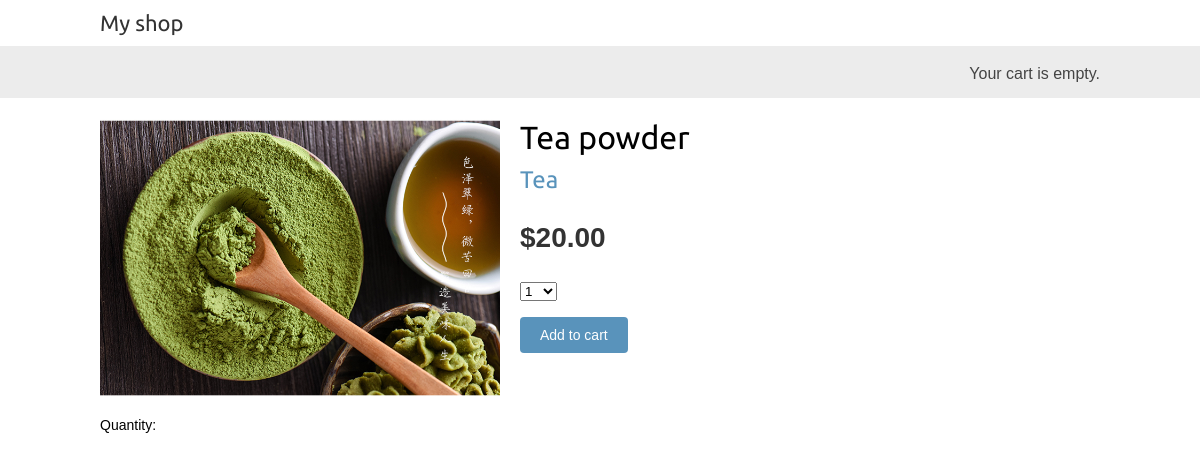
/3/tea-powder/, run on the app's committed database.
### shop/models.py (models this page shows, shortened)
class Product(models.Model):
    category = models.ForeignKey(Category, related_name='products')
    name = models.CharField(max_length=200, db_index=True)
    slug = models.SlugField(max_length=200, db_index=True)
    image = models.ImageField(upload_to='products/%Y/%m/%d', blank=True)
    description = models.TextField(blank=True)
    price = models.DecimalField(max_digits=10, decimal_places=2)
    stock = models.PositiveIntegerField()
    available = models.BooleanField(default=True)
    created = models.DateTimeField(auto_now_add=True)
    updated = models.DateTimeField(auto_now=True)
    class Meta:
        ordering = ('-created',)
        index_together = (('id', 'slug'),)

class Category(models.Model):
    name = models.CharField(max_length=200, db_index=True)
    slug = models.SlugField(max_length=200, db_index=True, unique=True)
    class Meta:
        ordering = ('name',)
        verbose_name = 'category'
        verbose_name_plural = 'categories'
    def __str__(self):
        return self.name
    def get_absolute_url(self):
        return reverse('shop:product_list_by_category', args=[self.slug])

### shop/views.py (the view)
# urls.py: url(r'^(?P<id>\d+)/(?P<slug>[-\w]+)/$', views.product_detail, name='product_detail'),
def product_detail(request, id, slug):
    product = get_object_or_404(Product, id=id, slug=slug, available=True)
    cart_product_form = CartAddProductForm()
    return render(request,
                  'shop/product/detail.html',
                  {'product': product,
                   'cart_product_form': cart_product_form})

### cart/forms.py
class CartAddProductForm(forms.Form):
    quantity = forms.TypedChoiceField(choices=PRODUCT_QUANTITY_CHOICES,
                                      coerce=int)
    update = forms.BooleanField(required=False,
                                initial=False,
                                widget=forms.HiddenInput)

### cart/cart.py (called while the page is built)
    def __len__(self):
        return sum(item['quantity'] for item in self.cart.values())

### cart/context_processors.py (called while the page is built)
def cart(request):
    return {'cart': Cart(request) }

### shop/templates/shop/product/detail.html (shortened to what this page needs)
{% extends "shop/base.html" %}
{% load static %}
{% block content %}
    {% load thumbnail %}
    <div class="product-detail">
        {% thumbnail product.image "400" as im %}
            <img src="{% if product.image %}{{ im.url }}{%else %}{% static "img/no_image.png" %}{% endif %}">
        {% endthumbnail %}
        <h1>{{ product.name }}</h1>
        <h2><a href="{{ product.category.get_absolute_url }}">{{ product.category }}</a></h2>
        <p class="price">${{ product.price }}</p>
        <form action="{% url "cart:cart_add" product.id %}" method="post">
        {{ cart_product_form.as_p }}
        <input type="submit" value="Add to cart">
        </form>
    </div>
{% endblock %}

### shop/static/css/base.css (style rules this page uses)
body { margin:0; padding:0; font-family:helvetica, sans-serif; }
h1, h2, h3, h4, h5 , h6 { font-family: 'Ubuntu', sans-serif; font-weight:normal; }
a { text-decoration:none; color:#5993bb; }
a.button, input[type="submit"] { color:#fff; background:#5993bb; border-radius:4px; padding:10px 20px; font-size:14px; border:0; }
form p label, form p input { float:left; clear:both; }
form p label { font-size:14px; padding-bottom:4px; }
.product-detail { text-align:justify; }
.product-detail .price { color:#333; font-size:28px; font-weight:bold; }
.product-detail img { width:40%; float:left; padding:0 20px 20px 0; }
.product-detail h1 { margin-bottom:0; }
.product-detail h2 { margin-top:10px; }

### data on the page
Product: name "Tea powder", category "Tea", price "20.00"
